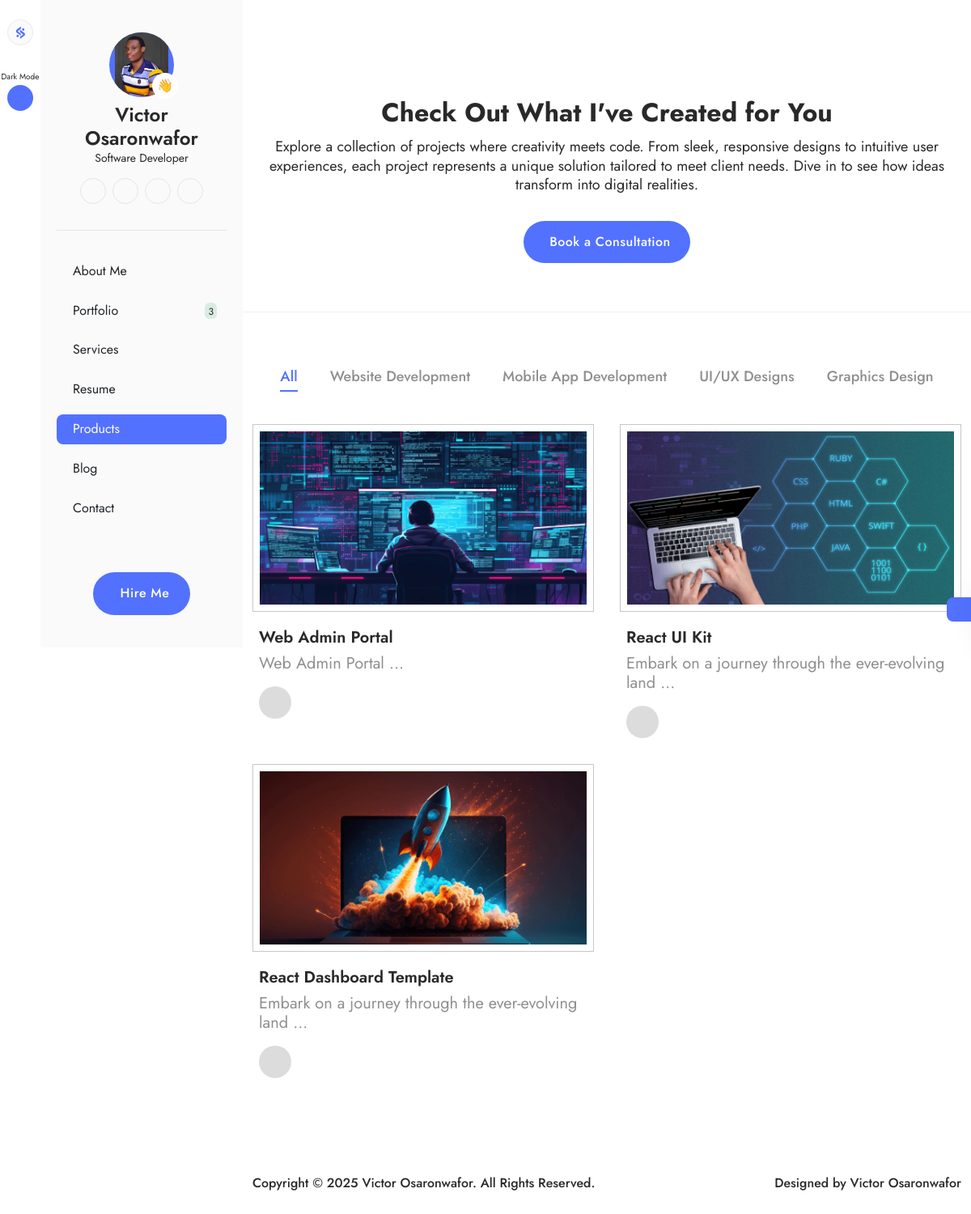
/products.php, run on the app's committed database.
### tables this page shows
CREATE TABLE `about_me` (
  `id` int(11) NOT NULL,
  `name` varchar(255) NOT NULL,
  `role` varchar(255) NOT NULL,
  `intro_title` text NOT NULL,
  `intro_text` text NOT NULL,
  `years_of_experience` int(11) NOT NULL,
  `projects_completed` int(11) NOT NULL,
  `clients_worldwide` int(11) NOT NULL,
  `what_i_do` text NOT NULL,
  `pro_summary` text NOT NULL,
  `skills` text NOT NULL,
  `education` text NOT NULL,
  `awards` text NOT NULL,
  `certifications` text NOT NULL,
  `languages` text NOT NULL,
  `interest` text NOT NULL,
  `github_link` varchar(255) NOT NULL,
  `image` varchar(255) NOT NULL,
  `resume` varchar(255) NOT NULL,
  `status` tinyint(4) NOT NULL DEFAULT 0,
  `date` datetime NOT NULL DEFAULT current_timestamp()
);

CREATE TABLE `categories` (
  `id` int(11) NOT NULL,
  `name` varchar(255) NOT NULL,
  `slug` varchar(255) NOT NULL,
  `description` text NOT NULL,
  `status` tinyint(4) NOT NULL DEFAULT 0,
  `date` datetime NOT NULL DEFAULT current_timestamp()
);

CREATE TABLE `products` (
  `id` int(11) NOT NULL,
  `category_id` int(11) NOT NULL,
  `name` varchar(255) NOT NULL,
  `slug` varchar(255) NOT NULL,
  `caption` text NOT NULL,
  `price` double NOT NULL,
  `description` longtext NOT NULL,
  `image` varchar(255) NOT NULL,
  `product_url` varchar(255) NOT NULL,
  `meta_title` varchar(255) NOT NULL,
  `meta_keywords` text NOT NULL,
  `meta_description` text NOT NULL,
  `status` tinyint(4) NOT NULL DEFAULT 0,
  `creator` varchar(255) NOT NULL,
  `date` datetime NOT NULL DEFAULT current_timestamp()
);

### webadmin/classes/Database.php (called while the page is built, shortened)
<?php
class Database
{
    private $hostname = "localhost";
    private $username = "root";
    private $password = "";
    private $dbname = "olvios";
    private $conn;
    private function connect()
    {
        try {
            $this->conn = new PDO("mysql:host=$this->hostname;dbname=$this->dbname", $this->username, $this->password);
            $this->conn->setAttribute(PDO::ATTR_ERRMODE, PDO::ERRMODE_EXCEPTION);
        } catch (PDOException $th) {
            echo "Connection failed: " . $th->getMessage();
            die();
        }
    }
    public function getConnection()
    {
        return $this->conn;
    }
}

### webadmin/classes/functions.php (called while the page is built, shortened)
<?php
require 'Database.php';
require 'AboutMe.php';
require 'Blog.php';
require 'Category.php';
require 'Portfolio.php';
require 'Product.php';
$database = new Database();
$aboutMe = new AboutMe($database);
$category = new Category($database);
$portfolio = new Portfolio($database);
$product = new Product($database);
function setActivePage1($currentPage, $linkPage)
{
    if ($currentPage === $linkPage) {
        return 'bg1-color';
    } else {
        return '';
    }
}
function setActivePage2($currentPage, $linkPage)
{
    if ($currentPage === $linkPage) {
        return 'n11-color';
    } else {
        return '';
    }
}

### webadmin/classes/AboutMe.php (called while the page is built, shortened)
<?php
class AboutMe
{
    private $db;
    public function __construct(Database $database)
    {
        $this->db = $database->getConnection();
    }
    public function getAboutMe()
    {
        $id = '1';
        $sql = "SELECT * FROM about_me WHERE id=? LIMIT 1";
        $statement = $this->db->prepare($sql);
        $statement->bindParam(1, $id, PDO::PARAM_INT);
        $statement->execute();
        $result = $statement->fetch(PDO::FETCH_ASSOC);
        return $result ?: [];
    }
}

### webadmin/classes/Portfolio.php (called while the page is built, shortened)
<?php
class Portfolio
{
    private $db;
    public function __construct(Database $database)
    {
        $this->db = $database->getConnection();
    }
    public function portfolioStatusCount()
    {
        $status = 0;
        $sql = "SELECT * FROM portfolios WHERE status=?";
        $statement = $this->db->prepare($sql);
        $statement->bindParam(1, $status, PDO::PARAM_INT);
        $statement->execute();
        $result = $statement->rowCount();
        return $result ?: [];
    }
}

### webadmin/classes/Category.php (called while the page is built, shortened)
<?php
class Category
{
    private $db;
    public function __construct(Database $database)
    {
        $this->db = $database->getConnection();
    }
    public function getCategoriesByStatus($table = "categories", $status)
    {
        $sql = "SELECT * FROM $table WHERE status=? ORDER BY date DESC";
        $statement = $this->db->prepare($sql);
        $statement->bindParam(1, $status, PDO::PARAM_INT);
        $statement->execute();
        $result = $statement->fetchAll(PDO::FETCH_ASSOC);
        return $result ?: [];
    }
}

### webadmin/classes/Product.php (called while the page is built, shortened)
<?php
class Product
{
    private $db;
    public function __construct(Database $database)
    {
        $this->db = $database->getConnection();
    }
    public function getAllProducts()
    {
        $status = 0;
        $sql = "SELECT * FROM products WHERE status=? ORDER BY date DESC";
        $statement = $this->db->prepare($sql);
        $statement->bindParam(1, $status, PDO::PARAM_INT);
        $statement->execute();
        $result = $statement->fetchAll(PDO::FETCH_ASSOC);
        return $result ?: [];
    }
}

### products.php (the view, shortened to what this page needs)
<?php
$currentPage = "products";
include_once 'components/head.php';
include_once 'components/side-menu.php';
include_once 'components/color-switcher.php';
?>
<section class="pt-120 pb-120 mt-10 mt-lg-0">
    <div class="pb-60 br-bottom-n3">
        <div data-aos="zoom-in" class="page-heading">
            <h3 class="page-title n5-color fs-onefw-semibold n5-color mb-2 mb-md-3 text-center">
                Check Out What I've Created for You
            </h3>
            <p class="fs-seven n5-color mb-4 mb-md-8 text-center">
                Explore a collection of projects where creativity meets code.
                From sleek, responsive designs to intuitive user experiences,
                each project represents a unique solution tailored to meet
                client needs. Dive in to see how ideas transform into digital
                realities.
            </p>
            <a href="contact.php"
                class="w-max primary-btn fw-medium px-3 px-md-6 py-2 py-md-4 rounded-pill d-flex align-items-center gap-2 mx-auto">
                <i class="ph ph-paper-plane-tilt"></i>Book a Consultation
            </a>
        </div>
    </div>
    <div class="container mt-8 mt-md-15">
        <div>
            <ul data-aos="zoom-in" data-aos-duration="800"
                class="tabs d-flex gap-5 gap-md-10 justify-content-center flex-wrap p-2 pb-5 pb-md-10">
                <li data-tab-target="#all" class="active fs-seven fw-medium cursor-pointer n3-color pb-1 tab">
                    All
                </li>
                <?php if ($categories != []): ?>
                    <?php foreach ($categories as $category): ?>
                        <li data-tab-target="#<?= $category['slug'] ?>"
                            class="fs-seven fw-medium cursor-pointer n3-color pb-1 tab">
                            <?= $category['name'] ?>
                        </li>
                    <?php endforeach; ?>
                <?php else: ?>
                    <li data-tab-target="#all" class="fs-seven fw-medium cursor-pointer n3-color pb-1 tab">
                        No Category Found!
                    </li>
                <?php endif; ?>
            </ul>
            <div class="tab-content position-relative overflow-hidden">
                <div id="all" data-tab-content class="active">
                    <div class="row g-6 g-md-8">
                        <?php if ($allProducts != []): ?>
                            <?php foreach ($allProducts as $allProduct): ?>
                                <div data-aos="fade-up" data-aos-duration="800" class="col-sm-6 col-xxl-4">
                                    <div class="product-card">
                                        <a href="product-details.php?prodId=<?= $allProduct['slug'] ?? '' ?>"
                                            class="thumb d-block">
                                            <div class="post-thumb">
                                                <div class="post-thumb-inner">
                                                </div>
                                            </div>
                                        </a>
                                        <div class="px-2">
                                            <a href="product-details.php?prodId=<?= $allProduct['slug'] ?? '' ?>"
                                                class="project-title fs-six fw-semibold n5-color mt-3 mt-md-5 mb-2 d-block">
                                                <?= $allProduct['name'] ?? '' ?>
                                            </a>
                                            <p class="fs-six n3-color">
                                                <?= substr($allProduct['caption'], 0, 50) ?> ...
                                            </p>
                                            <div class="mt-4">
                                                <a href="product-details.php?prodId=<?= $allProduct['slug'] ?? '' ?>"
                                                    class="project-link d-flex align-items-center justify-content-center flex-shrink-0">
                                                </a>
                                            </div>
                                        </div>
                                    </div>
                                </div>
                            <?php endforeach; ?>
                        <?php else: ?>
                            <div class="alert alert-info ps-5">
                                No Products at the moment, check again later!
                            </div>
                        <?php endif; ?>
                    </div>
                </div>
            </div>
        </div>
    </div>
</section>
<?php
include_once 'components/footer.php';
?>

### components/side-menu.php (shortened to what this page needs)
    <div class="side-menu">
      <div class="d-flex">
        <div class="side-menu-left">
          <div>
            <div class="d-flex flex-column gap-8 justify-content-center align-items-center mt-6">
              <a href="index.php" class="side-icon p1-color bgn2-color brn4">
              </a>
              <div class="d-flex flex-column align-items-center gap-1">
                <span class="toggle_name fs-eleven n5-color">DarkMode</span>
                <button class="side-icon bg1-color mood_toggle">
                </button>
              </div>
            </div>
          </div>
        </div>
        <div class="side-menu-right overflow-y-auto">
          <div class="d-flex flex-column gap-6 justify-content-between py-10 px-5 bgn2-color h-100">
            <div class="">
              <div class="sidebar-profile">
                <div class="position-relative">
                  <div class="profile-img1 d-flex justify-content-center overflow-hidden">
                    <img src="assets/images/aboutMe/<?= $getAboutMe['image'] ?>" alt="<?= $getAboutMe['name'] ?? '' ?>" class="" />
                  </div>
                  <span class="thumb">👋</span>
                </div>
                <h4 class="n5-color fw-semibold fs-five mt-2 text-center">
                <?= $getAboutMe['name'] ?? '' ?>
                </h4>
                <span class="n5-color fs-nine d-block text-center"><?= $getAboutMe['role'] ?? '' ?></span>
                <div class="d-flex justify-content-center gap-2 align-items-center mt-4">
                  <a href="javascript:void(0)" class="social-icon p1-color">
                  </a>
                  <a href="javascript:void(0)" class="social-icon p1-color">
                  </a>
                  <a href="javascript:void(0)" class="social-icon p1-color">
                  </a>
                  <a href="javascript:void(0)" class="social-icon p1-color">
                  </a>
                </div>
              </div>
              <div class="line-divider my-4 my-md-8"></div>
              <div class="menu-list">
                <ul class="d-flex flex-column gap-3">
                  <li class="rounded-3 <?= setActivePage1($currentPage, 'homepage') ?>">
                    <a href="index.php" class="d-flex align-items-center gap-2 <?= setActivePage2($currentPage, 'homepage') ?> fs-eight px-3 py-2"> About Me</a>
                  </li>
                  <li class="rounded-3 <?= setActivePage1($currentPage, 'portfolio') ?>">
                    <a href="portfolio.php" class="d-flex justify-content-between align-items-center">
                      <div class="d-flex align-items-center gap-2 <?= setActivePage2($currentPage, 'portfolio') ?> fs-eight px-3 py-2">
                        <i class="ph ph-code-block fs-six"></i> Portfolio
                      </div>
                      <span class="n5-color bg2-color fs-ten px-1 pt-1 rounded-2 me-3"><?= $portfolio->portfolioStatusCount() ?></span>
                    </a>
                  </li>
                  <li class="rounded-3 <?= setActivePage1($currentPage, 'services') ?>">
                    <a href="services.php" class="d-flex align-items-center gap-2 <?= setActivePage2($currentPage, 'services') ?> fs-eight px-3 py-2">Services</a>
                  </li>
                  <li class="rounded-3 <?= setActivePage1($currentPage, 'resume') ?>">
                    <a href="resume.php" class="d-flex align-items-center gap-2 <?= setActivePage2($currentPage, 'resume') ?>  fs-eight px-3 py-2" > Resume</a>
                  </li>
                  <li class="rounded-3 <?= setActivePage1($currentPage, 'products') ?>">
                    <a href="products.php" class="d-flex align-items-center gap-2 <?= setActivePage2($currentPage, 'products') ?> fs-eight px-3 py-2">Products</a>
                  </li>
                  <li class="rounded-3 <?= setActivePage1($currentPage, 'blog') ?>">
                    <a href="blog.php" class="d-flex align-items-center gap-2 <?= setActivePage2($currentPage, 'blog') ?> fs-eight px-3 py-2">Blog</a>
                  </li>
                  <li class="rounded-3 <?= setActivePage1($currentPage, 'contact') ?>">
                    <a href="contact.php" class="d-flex align-items-center gap-2 <?= setActivePage2($currentPage, 'contact') ?> fs-eight px-3 py-2">Contact</a>
                  </li>
                </ul>
              </div>
            </div>
            <a href="contact.php"
              class="primary-btn fw-medium px-3 px-md-6 py-2 py-md-4 rounded-pill d-flex align-items-center gap-2 mx-auto">
              <i class="ph ph-paper-plane-tilt"></i>Hire Me
            </a>
          </div>
        </div>
      </div>
    </div>
<div class="main-content w-100">

### data on the page
about_me: image (picture), name "Victor Osaronwafor", role "Software Developer"
categories: name "Website Development"
categories: name "Mobile App Development"
categories: name "UI/UX Designs"
categories: name "Graphics Design"
products: name "Web Admin Portal", caption "Web Admin Portal"
products: name "React UI Kit", caption "Embark on a journey through the ever-evolving land"
products: name "React Dashboard Template", caption "Embark on a journey through the ever-evolving land"

### other printed values
$portfolio->portfolioStatusCount() "3"
